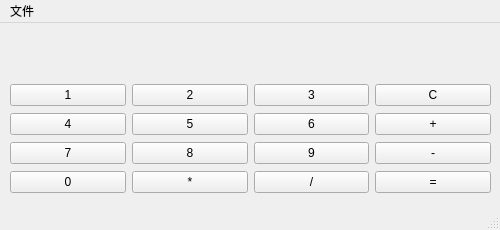
<?xml version="1.0" encoding="UTF-8"?>
<ui version="4.0">
 <class>MainWindow</class>
 <widget class="QMainWindow" name="MainWindow">
  <property name="geometry">
   <rect>
    <x>0</x>
    <y>0</y>
    <width>500</width>
    <height>230</height>
   </rect>
  </property>
  <property name="minimumSize">
   <size>
    <width>500</width>
    <height>230</height>
   </size>
  </property>
  <property name="maximumSize">
   <size>
    <width>500</width>
    <height>230</height>
   </size>
  </property>
  <property name="windowTitle">
   <string>calculator</string>
  </property>
  <property name="statusTip">
   <string>这是一个简单的计算器</string>
  </property>
  <widget class="QWidget" name="centralwidget">
   <widget class="QLabel" name="label">
    <property name="geometry">
     <rect>
      <x>10</x>
      <y>10</y>
      <width>481</width>
      <height>31</height>
     </rect>
    </property>
    <property name="font">
     <font>
      <pointsize>17</pointsize>
      <underline>false</underline>
      <strikeout>false</strikeout>
     </font>
    </property>
    <property name="layoutDirection">
     <enum>Qt::RightToLeft</enum>
    </property>
    <property name="text">
     <string/>
    </property>
    <property name="alignment">
     <set>Qt::AlignRight|Qt::AlignTrailing|Qt::AlignVCenter</set>
    </property>
   </widget>
   <widget class="QWidget" name="layoutWidget">
    <property name="geometry">
     <rect>
      <x>10</x>
      <y>60</y>
      <width>481</width>
      <height>112</height>
     </rect>
    </property>
    <layout class="QGridLayout" name="gridLayout_2">
     <item row="0" column="0">
      <widget class="QPushButton" name="pushButton">
       <property name="text">
        <string>1</string>
       </property>
      </widget>
     </item>
     <item row="0" column="1">
      <widget class="QPushButton" name="pushButton_5">
       <property name="text">
        <string>2</string>
       </property>
      </widget>
     </item>
     <item row="0" column="2">
      <widget class="QPushButton" name="pushButton_9">
       <property name="text">
        <string>3</string>
       </property>
      </widget>
     </item>
     <item row="0" column="3">
      <widget class="QPushButton" name="pushButton_13">
       <property name="text">
        <string>C</string>
       </property>
      </widget>
     </item>
     <item row="1" column="0">
      <widget class="QPushButton" name="pushButton_2">
       <property name="text">
        <string>4</string>
       </property>
      </widget>
     </item>
     <item row="1" column="1">
      <widget class="QPushButton" name="pushButton_6">
       <property name="text">
        <string>5</string>
       </property>
      </widget>
     </item>
     <item row="1" column="2">
      <widget class="QPushButton" name="pushButton_10">
       <property name="text">
        <string>6</string>
       </property>
      </widget>
     </item>
     <item row="1" column="3">
      <widget class="QPushButton" name="pushButton_14">
       <property name="text">
        <string>+</string>
       </property>
      </widget>
     </item>
     <item row="2" column="0">
      <widget class="QPushButton" name="pushButton_3">
       <property name="text">
        <string>7</string>
       </property>
      </widget>
     </item>
     <item row="2" column="1">
      <widget class="QPushButton" name="pushButton_7">
       <property name="text">
        <string>8</string>
       </property>
      </widget>
     </item>
     <item row="2" column="2">
      <widget class="QPushButton" name="pushButton_11">
       <property name="text">
        <string>9</string>
       </property>
      </widget>
     </item>
     <item row="2" column="3">
      <widget class="QPushButton" name="pushButton_15">
       <property name="text">
        <string>-</string>
       </property>
      </widget>
     </item>
     <item row="3" column="0">
      <widget class="QPushButton" name="pushButton_4">
       <property name="text">
        <string>0</string>
       </property>
      </widget>
     </item>
     <item row="3" column="1">
      <widget class="QPushButton" name="pushButton_8">
       <property name="text">
        <string>*</string>
       </property>
      </widget>
     </item>
     <item row="3" column="2">
      <widget class="QPushButton" name="pushButton_12">
       <property name="text">
        <string>/</string>
       </property>
      </widget>
     </item>
     <item row="3" column="3">
      <widget class="QPushButton" name="pushButton_16">
       <property name="text">
        <string>=</string>
       </property>
      </widget>
     </item>
    </layout>
   </widget>
  </widget>
  <widget class="QMenuBar" name="menubar">
   <property name="geometry">
    <rect>
     <x>0</x>
     <y>0</y>
     <width>500</width>
     <height>23</height>
    </rect>
   </property>
   <widget class="QMenu" name="menu">
    <property name="title">
     <string>文件</string>
    </property>
    <addaction name="actionClose"/>
   </widget>
   <addaction name="menu"/>
  </widget>
  <widget class="QStatusBar" name="statusbar"/>
  <action name="actionClose">
   <property name="text">
    <string>关闭</string>
   </property>
   <property name="statusTip">
    <string>你确定要关闭吗？</string>
   </property>
   <property name="shortcut">
    <string>Ctrl+Q</string>
   </property>
  </action>
 </widget>
 <resources/>
 <connections>
  <connection>
   <sender>actionClose</sender>
   <signal>triggered()</signal>
   <receiver>MainWindow</receiver>
   <slot>close()</slot>
   <hints>
    <hint type="sourcelabel">
     <x>68</x>
     <y>95</y>
    </hint>
    <hint type="destinationlabel">
     <x>249</x>
     <y>114</y>
    </hint>
   </hints>
  </connection>
 </connections>
</ui>
